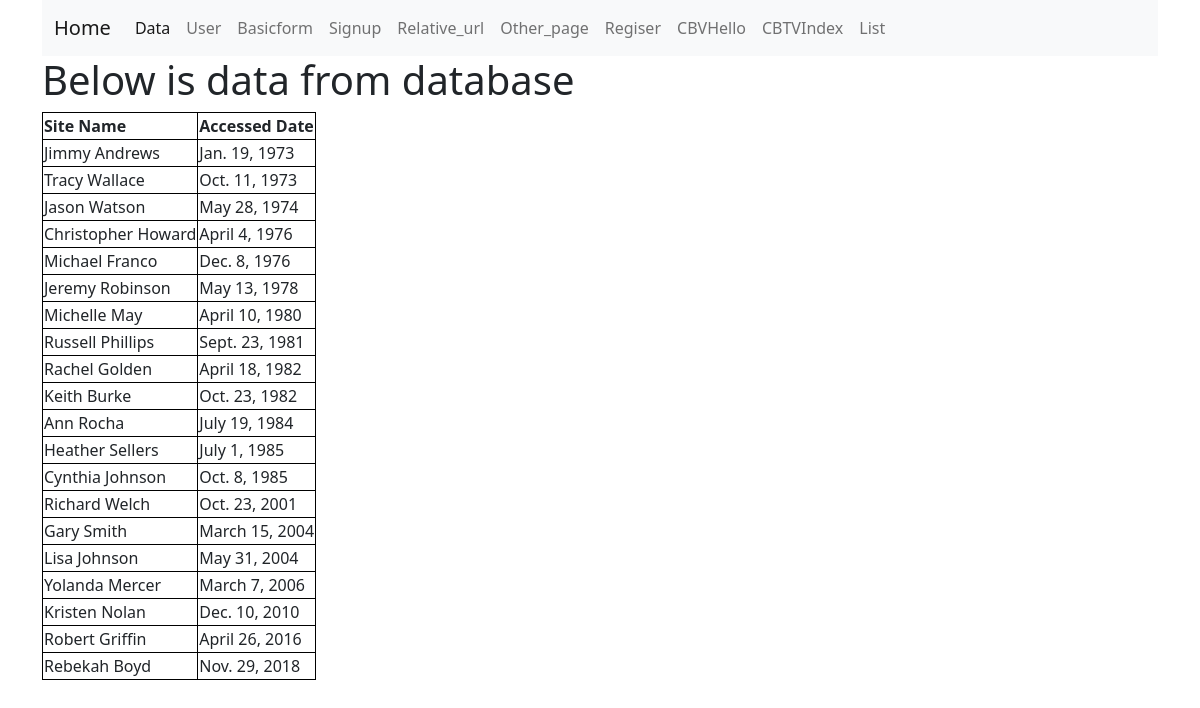
Screenshot of /first_app/data/ with the database file from the repository.
### first_app/models.py (models this page shows, shortened)
class AccessRecord(models.Model):
    name=models.ForeignKey(Webpage,on_delete=models.CASCADE)
    date=models.DateField()

class Webpage(models.Model):
    topic=models.ForeignKey(Topic,on_delete=models.CASCADE)
    name=models.CharField(max_length=264,unique=True)
    url=models.URLField(unique=True)
    def __str__(self):
        return self.name

### first_app/views.py (the view)
# urls.py: path('data/',views.data_index,name="data"),
def data_index(request=None):
    webpage_list=AccessRecord.objects.order_by('date')
    date_dict={'access_record':webpage_list}
    return render(request,'first_app/data_index.html',context=date_dict)

### templates/first_app/data_index.html
<!DOCTYPE html>
{% extends 'first_app/base_template.html' %}
{% load static %}
    {% block body_block %}
        <h1>Below is data from database</h1>
        <table style="border:1px solid black;">
            <tr style="border:1px solid black;">
                <th style="border:1px solid black;">Site Name</th>
                <th style="border:1px solid black;">Accessed Date</th>
            </tr>
            {% for acc in access_record %}
            <tr style="border:1px solid black;">
                <td style="border:1px solid black;">{{ acc.name }}</td>
                <td style="border:1px solid black;">{{ acc.date }}</td>
            </tr>
            {% endfor %}
        </table>
    {% endblock %}

### rows the page displays
AccessRecord: name "Jimmy Andrews", date "Jan. 19, 1973"
AccessRecord: name "Tracy Wallace", date "Oct. 11, 1973"
AccessRecord: name "Jason Watson", date "May 28, 1974"
AccessRecord: name "Christopher Howard", date "April 4, 1976"
AccessRecord: name "Michael Franco", date "Dec. 8, 1976"
AccessRecord: name "Jeremy Robinson", date "May 13, 1978"
AccessRecord: name "Michelle May", date "April 10, 1980"
AccessRecord: name "Russell Phillips", date "Sept. 23, 1981"
AccessRecord: name "Rachel Golden", date "April 18, 1982"
AccessRecord: name "Keith Burke", date "Oct. 23, 1982"
AccessRecord: name "Ann Rocha", date "July 19, 1984"
AccessRecord: name "Heather Sellers", date "July 1, 1985"
AccessRecord: name "Cynthia Johnson", date "Oct. 8, 1985"
AccessRecord: name "Richard Welch", date "Oct. 23, 2001"
AccessRecord: name "Gary Smith", date "March 15, 2004"
AccessRecord: name "Lisa Johnson", date "May 31, 2004"
AccessRecord: name "Yolanda Mercer", date "March 7, 2006"
AccessRecord: name "Kristen Nolan", date "Dec. 10, 2010"
AccessRecord: name "Robert Griffin", date "April 26, 2016"
AccessRecord: name "Rebekah Boyd", date "Nov. 29, 2018"
